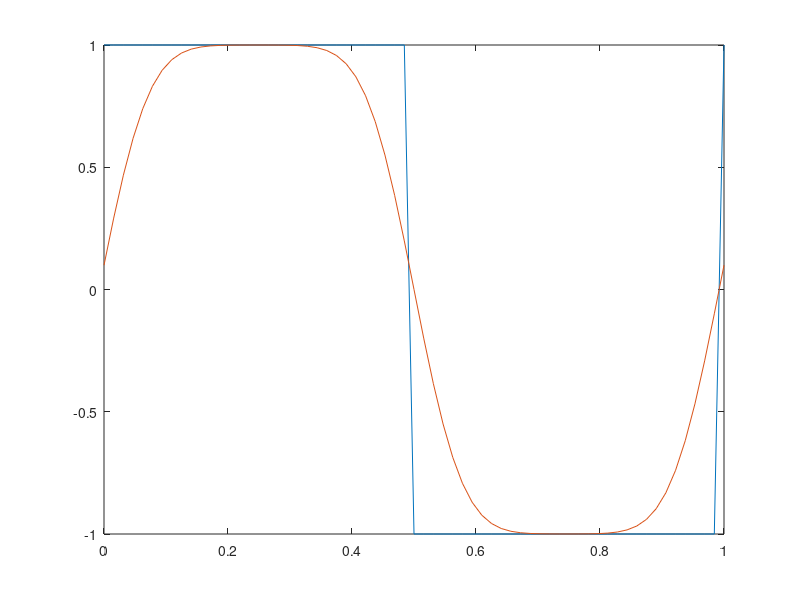

Recreate this plot in MATLAB.
function linear_advection
  
Ncells=64
Nnodes=65
x_array=zeros(1,Nnodes);
uexact_array=zeros(1,Nnodes);
vn_array=zeros(1,Nnodes);
vnp1_array=zeros(1,Nnodes);

xlo=0.0
xhi=1.0
stop_time=0.5
h=(xhi-xlo)/Ncells
a=1.0
k=0.5*h/a

for i=0:Ncells
	xi=xlo+i*h;
	x_array(i+1)=xi;
        vnp1_array(i+1)=u0(xi);
        uexact_array(i+1)=uexact(xi-stop_time*a);
end
disp('plotting initial conditions')
plot(x_array,vnp1_array)

current_time=0.0
nsteps=0

while (current_time<stop_time)

 for i=0:Ncells
  vn_array(i+1)=vnp1_array(i+1);
 end

 for i=1:Ncells
  DM=vn_array(i+1)-vn_array(i);
  vnp1_array(i+1)=vn_array(i+1)-(k/h)*DM;
 end
 vnp1_array(1)=vnp1_array(Ncells+1);

 nsteps=nsteps+1
 if (current_time+k>=stop_time-1.0e-10)
  k=stop_time-current_time+1.0e-10
 end
 current_time=current_time+k
 nsteps=nsteps+1

end

plot(x_array,uexact_array,x_array,vnp1_array)


endfunction

function u0x=u0(x)

 ulocal=0.0;
 if (x<0.5)
	 ulocal=-1.0;
 elseif (x>=0.5)
	 ulocal=1.0;
 else
	 disp('x became corrupt')
	 x
	 quit
 end
 u0x=ulocal;
end


function uexactx=uexact(x)

 xlocal=x;
 while (xlocal<0.0)
  xlocal=xlocal+1.0;
 end

 while (1.0-xlocal<0.0)
  xlocal=xlocal-1.0;
 end

 uexactx=u0(xlocal);

end

